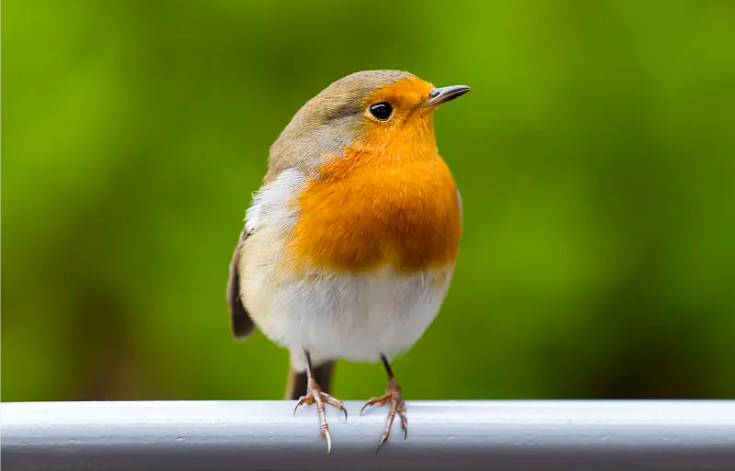
#> input picture Lesson 4/brid.png, 735 x 471 px
$ python blur.py
#> lines starting #> are read from the running program, lines starting #| are printed output that depends on the picture
import cv2
import numpy as np
img = cv2.imread('brid.png')
#> img is the input picture: shape (471, 735, 3); mean B, G, R 38.9, 124.1, 108.9

ksize = 7                                                                   #定义卷积核内核的大小   确定模糊邻域的大小   （最好是正奇数)
img_blur = cv2.blur(img,(ksize,ksize))                                #经典模糊
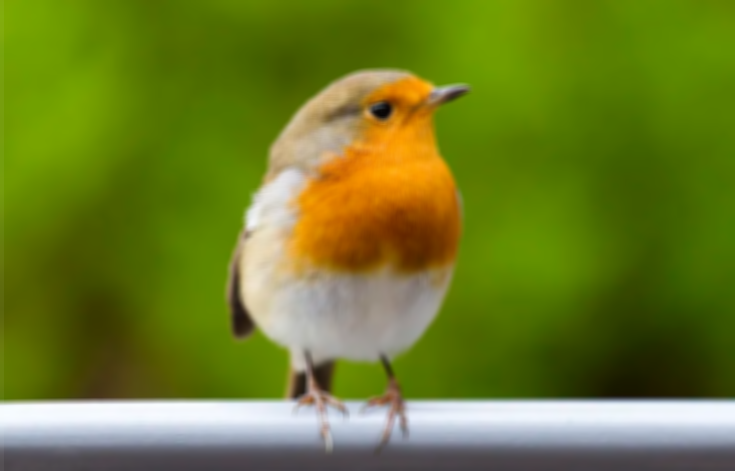
#> img_blur: shape (471, 735, 3); mean B, G, R 38.9, 124.1, 108.9
img_gauss = cv2.GaussianBlur(img,(ksize,ksize),3)             #高斯模糊
img_medianblur = cv2.medianBlur(img,ksize)                                 #中值模糊

cv2.imshow('image', img)
cv2.imshow('blur', img_blur)
cv2.imshow('gauss', img_gauss)
cv2.imshow('medianblur', img_medianblur)
cv2.waitKey(0)
